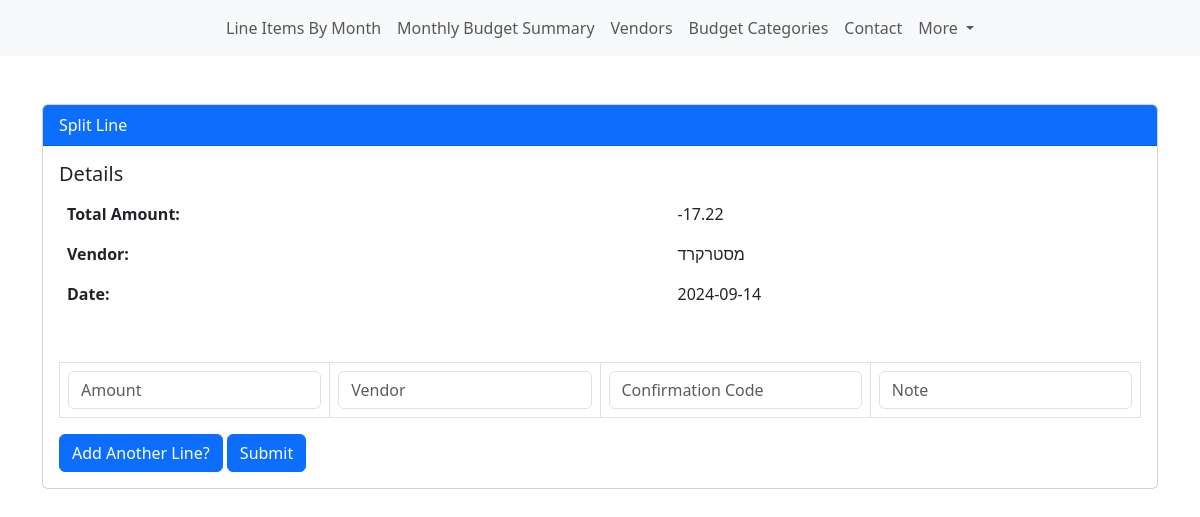
Page /split_line/1 on the earlier database version.
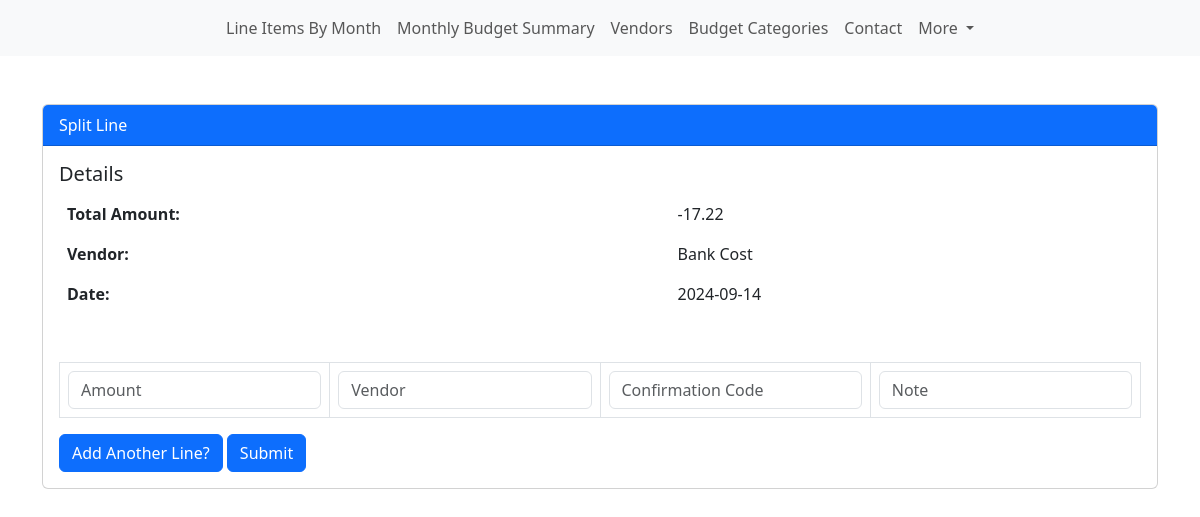
Same page on the later database version.
### app/models.py (models this page shows, shortened)
class Vendor(db.Model):
    __tablename__ = 'vendor'
    id            = Column('id', INTEGER(), primary_key=True, autoincrement=True)
    name          = Column('name', String(), nullable=False)
    bc_id         = Column('bc_id', INTEGER(), nullable=True)

### app/routes.py (the view)
@app.route('/split_line/<line_item_id>')
def split_line(line_item_id):
    li = db.session.execute(select(LineItem).where(LineItem.id == line_item_id)).scalar()
    return render_template('split_line.html',
                           li=li)

### app/models.py (called while the page is built)
    def get_vendor(self):
        return db.session.execute(select(Vendor).where(Vendor.id==self.vendor_id)).scalar()

    def display_date(self):
        dt_object = datetime.datetime.fromtimestamp(self.date)
        return dt_object.strftime('%Y-%m-%d')

### app/templates/split_line.html (shortened to what this page needs)
{% extends 'base.html' %}
{% block content %}
<main>
    <div class="container mt-5">
        <div class="card">
            <div class="card-header bg-primary text-white">
                Split Line
            </div>
            <div class="card-body">
                <h5 class="card-title">Details</h5>
                <div class="table-responsive">
                    <table class="table table-borderless">
                        <tbody>
                            <tr>
                                <th scope="row">Total Amount:</th>
                                <td>{{ li.amount }}</td>
                            </tr>
                            <tr>
                                <th scope="row">Vendor:</th>
                                <td>{{ li.get_vendor().name }}</td>
                            </tr>
                            <tr>
                                <th scope="row">Date:</th>
                                <td>{{ li.display_date() }}</td>
                            </tr>
                        </tbody>
                    </table>
                </div>
            </div>
            <div class="card-body">
                <form action="{{ url_for('split_line_endpoint') }}" method="POST">
                    <div class="table-responsive">
                        <table class="table table-bordered">
                            <tbody id="table-body">
                                <tr>
                                    <td><input type="text" class="form-control" name="Amount-1" placeholder="Amount"></td>
                                    <td><input type="text" class="form-control" name="Vendor-1" placeholder="Vendor"></td>
                                    <td><input type="text" class="form-control" name="Confirmation Code-1" placeholder="Confirmation Code"></td>
                                    <td><input type="text" class="form-control" name="Note-1" placeholder="Note"></td>
                                </tr>
                            </tbody>
                        </table>
                    </div>
                    <button type="button" class="btn btn-primary" id="add-line-button">Add Another Line?</button>
                    <button type="submit" class="btn btn-primary">Submit</button>
                </form>
            </div>
        </div>
    </div>
</main>
{% endblock content %}

Differences in the rows shown:
no longer on this page (row unchanged): Vendor: get_vendor "מסטרקרד"
added Vendor: get_vendor "Bank Cost"
